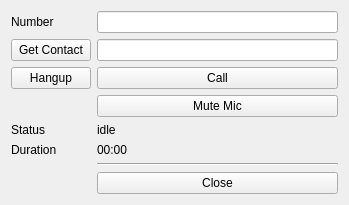
<?xml version="1.0" encoding="UTF-8"?>
<ui version="4.0">
 <class>Call</class>
 <widget class="QWidget" name="Call">
  <property name="geometry">
   <rect>
    <x>0</x>
    <y>0</y>
    <width>349</width>
    <height>204</height>
   </rect>
  </property>
  <property name="windowTitle">
   <string>Form</string>
  </property>
  <layout class="QFormLayout" name="formLayout_2">
   <item row="1" column="0">
    <widget class="QLabel" name="label">
     <property name="text">
      <string>Number</string>
     </property>
    </widget>
   </item>
   <item row="1" column="1">
    <widget class="QLineEdit" name="le_number"/>
   </item>
   <item row="2" column="0">
    <widget class="QPushButton" name="btn_get_contact">
     <property name="text">
      <string>Get Contact</string>
     </property>
    </widget>
   </item>
   <item row="2" column="1">
    <widget class="QLineEdit" name="le_contact"/>
   </item>
   <item row="3" column="0">
    <widget class="QPushButton" name="btn_hangup">
     <property name="text">
      <string>Hangup</string>
     </property>
    </widget>
   </item>
   <item row="3" column="1">
    <widget class="QPushButton" name="btn_call">
     <property name="text">
      <string>Call</string>
     </property>
    </widget>
   </item>
   <item row="4" column="1">
    <widget class="QPushButton" name="btn_mute">
     <property name="text">
      <string>Mute Mic</string>
     </property>
    </widget>
   </item>
   <item row="7" column="1">
    <widget class="Line" name="line">
     <property name="orientation">
      <enum>Qt::Horizontal</enum>
     </property>
    </widget>
   </item>
   <item row="9" column="1">
    <widget class="QPushButton" name="btn_close">
     <property name="text">
      <string>Close</string>
     </property>
    </widget>
   </item>
   <item row="5" column="1">
    <widget class="QLabel" name="lbl_state">
     <property name="text">
      <string>idle</string>
     </property>
    </widget>
   </item>
   <item row="5" column="0">
    <widget class="QLabel" name="label_3">
     <property name="text">
      <string>Status</string>
     </property>
    </widget>
   </item>
   <item row="6" column="1">
    <widget class="QLabel" name="lbl_duration">
     <property name="text">
      <string>00:00</string>
     </property>
    </widget>
   </item>
   <item row="6" column="0">
    <widget class="QLabel" name="label_2">
     <property name="text">
      <string>Duration</string>
     </property>
    </widget>
   </item>
  </layout>
 </widget>
 <resources/>
 <connections/>
</ui>
